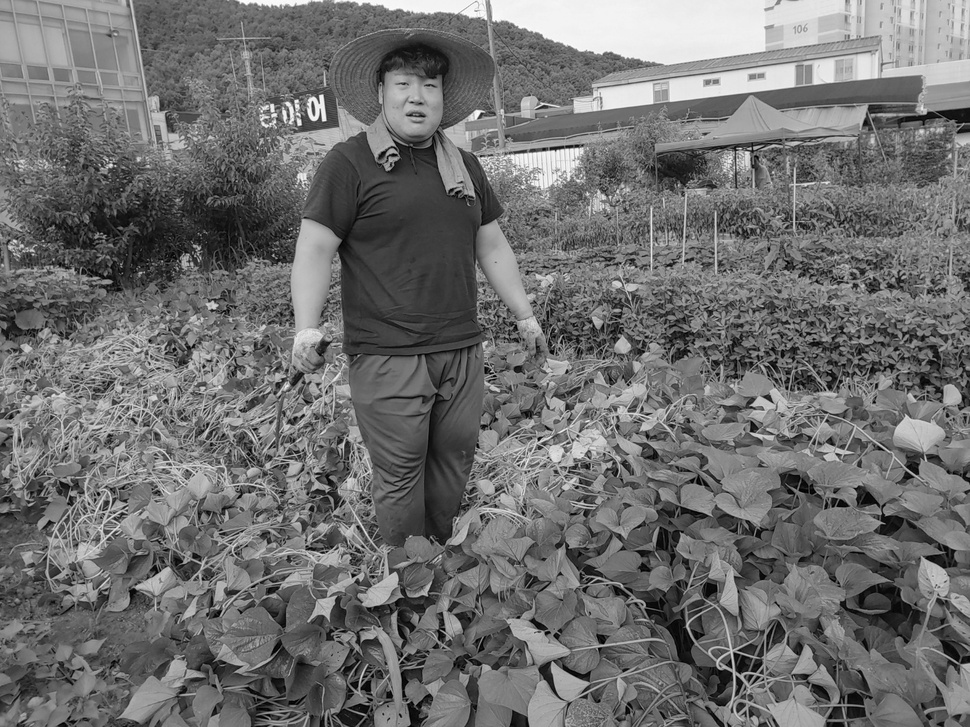
#> input picture 1/san1.jpg, 970 x 727 px, shrunk from 1411 x 1058 before the run, found by its file name
$ python 7.py
#> lines starting #> are read from the running program, lines starting #| are printed output that depends on the picture
import cv2

img = cv2.imread('D:\image\san1.jpg', cv2.IMREAD_GRAYSCALE) # 파일 읽어 오기(흑백)
#> img is the input picture: shape (727, 970); min 0, max 255, mean 111.1

img_scharrX = cv2.Sobel(img, -1, 1, 0, ksize=cv2.FILTER_SCHARR) # Gradient(scharr) 순서대로 dx,dy 처리
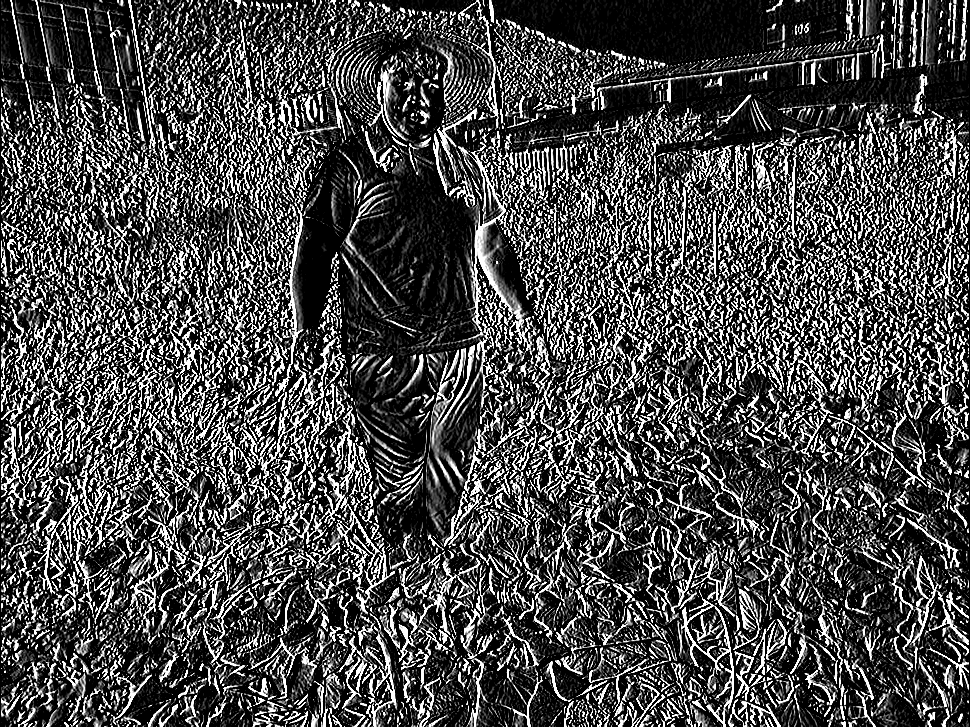
#> img_scharrX: shape (727, 970); min 0, max 255, mean 74
img_scharrY = cv2.Sobel(img, -1, 0, 1, ksize=-1)
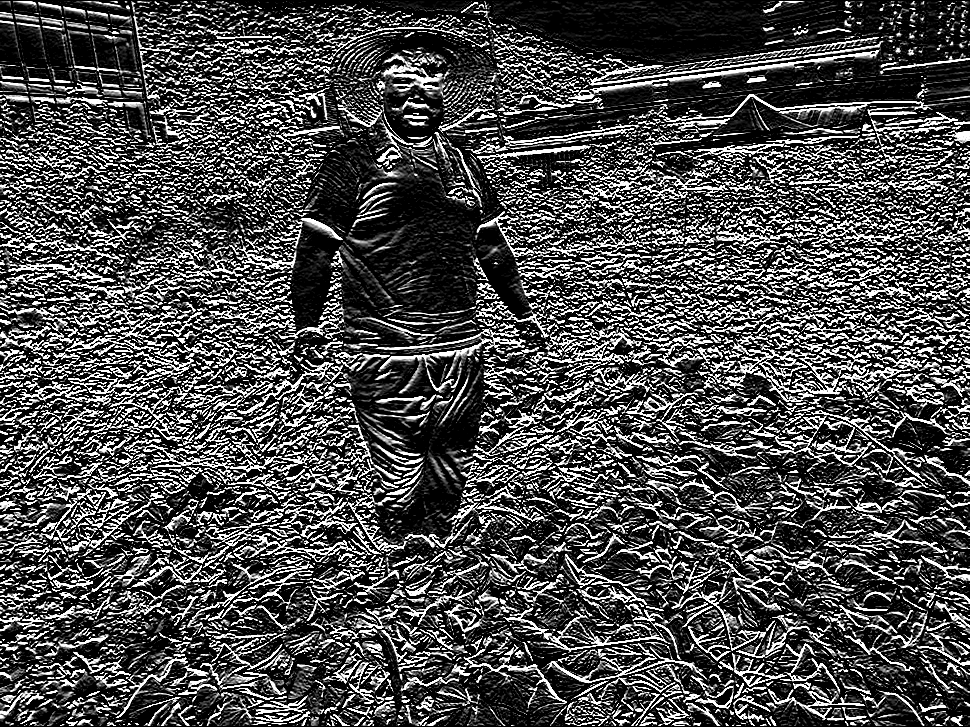
#> img_scharrY: shape (727, 970); min 0, max 255, mean 75.7
img_scharr = img_scharrX + img_scharrY  # dx, dy 합성
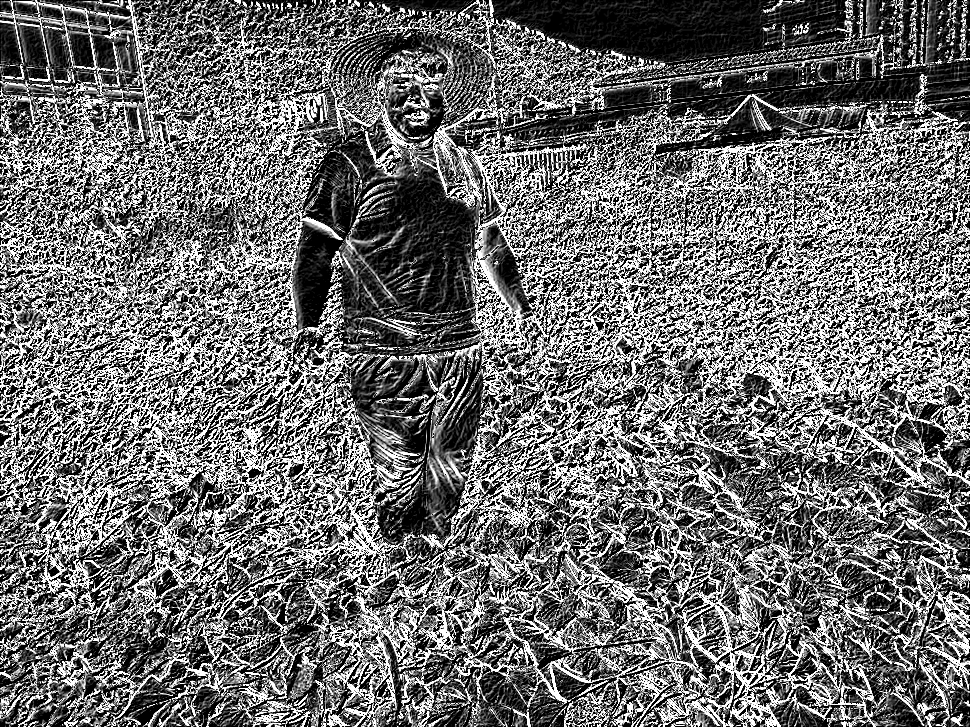
#> img_scharr: shape (727, 970); min 0, max 255, mean 109.3

cv2.imshow('scharr', img_scharrX)  # 이미지 미리보기
cv2.waitKey()
cv2.destroyAllWindows()
cv2.imshow('scharr', img_scharrY)
cv2.waitKey()
cv2.destroyAllWindows()
cv2.imshow('scharr', img_scharr)
cv2.waitKey()
cv2.destroyAllWindows()

cv2.imwrite('D:\image\san1_gradient_x.jpg', img_scharrX)   # 이미지 저장
cv2.imwrite('D:\image\san1_gradient_y.jpg', img_scharrY)
cv2.imwrite('D:\image\san1_gradient.jpg', img_scharr)
